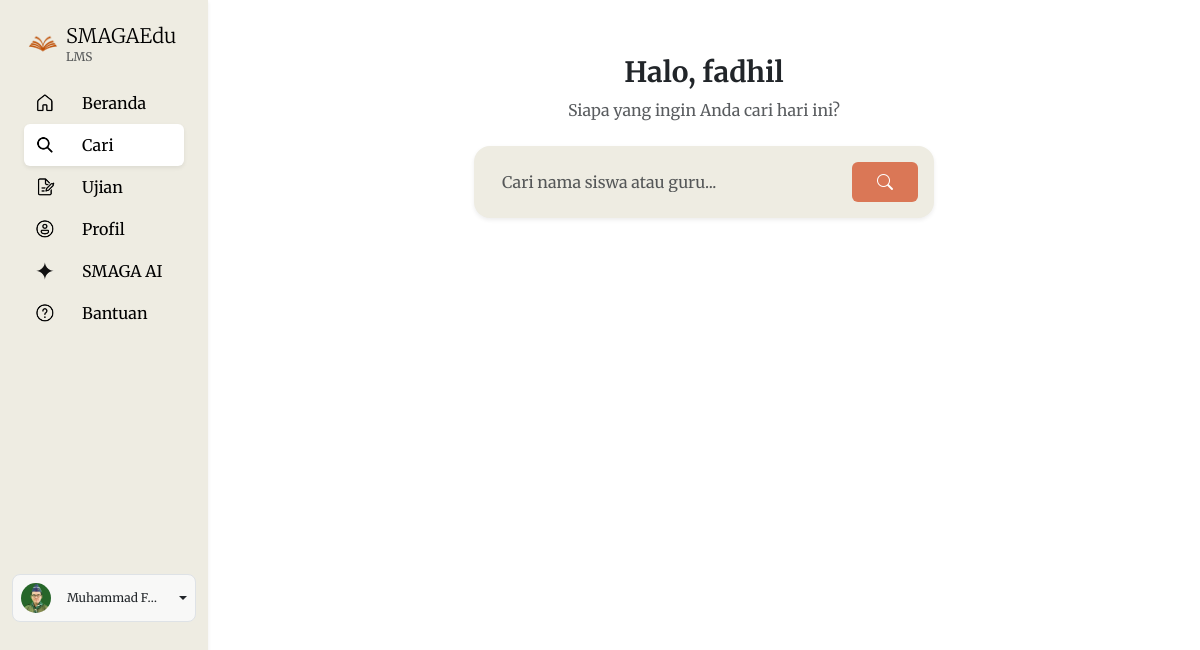
/cari_guru.php (signed in), run on the app's committed database.
### tables this page shows
CREATE TABLE `guru` (
  `id` int(11) NOT NULL,
  `username` varchar(100) NOT NULL,
  `password` varchar(100) NOT NULL,
  `namaLengkap` varchar(100) NOT NULL,
  `namaSebutan` varchar(1000) NOT NULL,
  `jabatan` varchar(1000) NOT NULL,
  `foto_profil` varchar(255) DEFAULT NULL,
  `foto_latarbelakang` varchar(255) DEFAULT NULL,
  `universitas` varchar(100) DEFAULT NULL,
  `sertifikasi1` text DEFAULT NULL,
  `sertifikasi2` text DEFAULT NULL,
  `sertifikasi3` text DEFAULT NULL,
  `publikasi1` text DEFAULT NULL,
  `publikasi2` text DEFAULT NULL,
  `publikasi3` text DEFAULT NULL,
  `proyek1` text DEFAULT NULL,
  `proyek2` text DEFAULT NULL,
  `proyek3` text DEFAULT NULL,
  `pendidikan_s1` varchar(255) DEFAULT NULL,
  `pendidikan_s2` varchar(255) DEFAULT NULL,
  `pendidikan_lainnya` varchar(255) DEFAULT NULL
);

### cari_guru.php (the view, shortened to what this page needs)
<?php
require "koneksi.php";
$userid = $_SESSION['userid'];
$query = "SELECT * FROM guru WHERE username = '$userid'";
$result = mysqli_query($koneksi, $query);
$guru = mysqli_fetch_assoc($result);
?>
<!DOCTYPE html>
<html lang="en">
<head>
    <link href="https://cdn.jsdelivr.net/npm/bootstrap@5.3.3/dist/css/bootstrap.min.css" rel="stylesheet">
    <link rel="stylesheet" href="https://cdn.jsdelivr.net/npm/bootstrap-icons@1.11.3/font/bootstrap-icons.min.css">
</head>
<body>
     <div class="container-fluid">
        <div class="row">
            <div class="col-3 col-md-2 vh-100 p-4 shadow-sm menu-samping" style="background-color:rgb(238, 236, 226)">
                <div class="row gap-0">
                    <div class="ps-3 mb-3">
                        <a href="beranda_guru.php" style="text-decoration: none; color: black;" class="d-flex align-items-center gap-2">
                            <img src="assets/smagaedu.png" alt="" width="30px">
                            <div>
                                <h1 class="display-5  p-0 m-0" style="font-size: 20px; text-decoration: none;">SMAGAEdu</h1>
                                <p class="p-0 m-0 text-muted" style="font-size: 12px;">LMS</p>
                            </div>
                        </a>
                    </div>
                    <div class="col">
                        <a href="beranda_guru.php" class="text-decoration-none text-black">
                        <div class="d-flex align-items-center rounded p-2" style="">
                            <img src="assets/beranda_outfill.png" alt="" width="50px" class="pe-4">
                            <p class="p-0 m-0">Beranda</p>
                        </div>
                        </a>
                    </div>
                    <div class="col">
                        <a href="cari_guru.php" class="text-decoration-none text-black">
                        <div class="d-flex align-items-center rounded bg-white shadow-sm p-2" style="">
                            <img src="assets/pencarian.png" alt="" width="50px" class="pe-4">
                            <p class="p-0 m-0">Cari</p>
                        </div>
                        </a>
                    </div>
                    <div class="col">
                        <a href="ujian_guru.php" class="text-decoration-none text-black">
                        <div class="d-flex align-items-center rounded p-2" style="">
                            <img src="assets/ujian_outfill.png" alt="" width="50px" class="pe-4">
                            <p class="p-0 m-0">Ujian</p>
                        </div>
                        </a>
                    </div>
                    <div class="col">
                        <a href="profil_guru.php" class="text-decoration-none text-black">
                        <div class="d-flex align-items-center rounded p-2" style="">
                            <img src="assets/profil_outfill.png" alt="" width="50px" class="pe-4">
                            <p class="p-0 m-0">Profil</p>
                        </div>
                        </a>
                    </div>
                </div>
                <div class="row gap-0" style="margin-bottom: 15rem;">
                    <div class="col">
                        <a href="ai_guru.php" class="text-decoration-none text-black">
                        <div class="d-flex align-items-center rounded p-2" style="">
                            <img src="assets/ai.png" alt="" width="50px" class="pe-4">
                            <p class="p-0 m-0">SMAGA AI</p>
                        </div>
                        </a>
                    </div>
                    <div class="col">
                        <a href="bantuan.php" class="text-decoration-none text-black">
                        <div class="d-flex align-items-center rounded p-2" style="">
                            <img src="assets/bantuan_outfill.png" alt="" width="50px" class="pe-4">
                            <p class="p-0 m-0">Bantuan</p>
                        </div>
                        </a>
                    </div>
                </div>
                <div class="row dropdown">
                    <div class="btn d-flex align-items-center gap-3 p-2 rounded-3 border dropdown-toggle" style="background-color: #F8F8F7;" type="button" data-bs-toggle="dropdown" aria-expanded="false">
                        <img src="<?php echo !empty($guru['foto_profil']) ? 'uploads/profil/'.$guru['foto_profil'] : 'assets/pp.png'; ?>"  width="30px" class="rounded-circle" style="background-color: white;">
                        <p class="p-0 m-0 text-truncate" style="font-size: 12px;"><?php echo $guru['namaLengkap']; ?></p>
                    </div>
                </div>
            </div>
            <div class="col p-4 col-utama">
                    <div class="row text-center justify-content-center align-items-center" style="margin-top: 2rem;">
                        <div class="col-12 col-md-8 col-lg-6">
                            <div class="d-flex flex-column align-items-center">
                                <h3 style="font-weight: bold;" class="mb-2">Halo, <?php
                                    echo $guru['namaSebutan'] ? htmlspecialchars($guru['namaSebutan']) : $_SESSION['nama'];
                                ?></h3>
                                <p class="text-muted mb-4">Siapa yang ingin Anda cari hari ini?</p>
                                <div class="card-footer p-3 rounded-4 shadow-sm w-100" style="background-color: #EEECE2;">
                                    <div class="input-group">
                                        <input type="text" id="user-input" class="form-control border-0 py-2"
                                            style="background-color: transparent;" placeholder="Cari nama siswa atau guru...">
                                        <button id="send-button" class="btn color-web bi-search rounded text-white px-4"></button>
                                    </div>
                                </div>
                            </div>
                        </div>
                    </div>
            </div>
        </div>
    </div>
</body>
</html>

### cari_guru.php (style rules this page uses)
body { font-family: merriweather; }
.color-web { background-color: rgb(218, 119, 86); }
.menu-samping { position: fixed; width: 13rem; z-index: 1000; }
.col-utama { margin-left: 0; }
@media (min-width: 768px) { .col-utama { margin-left: 13rem; } }

### data on the page
guru: foto_profil (picture), namaLengkap "Muhammad F…", namaSebutan "fadhil"
